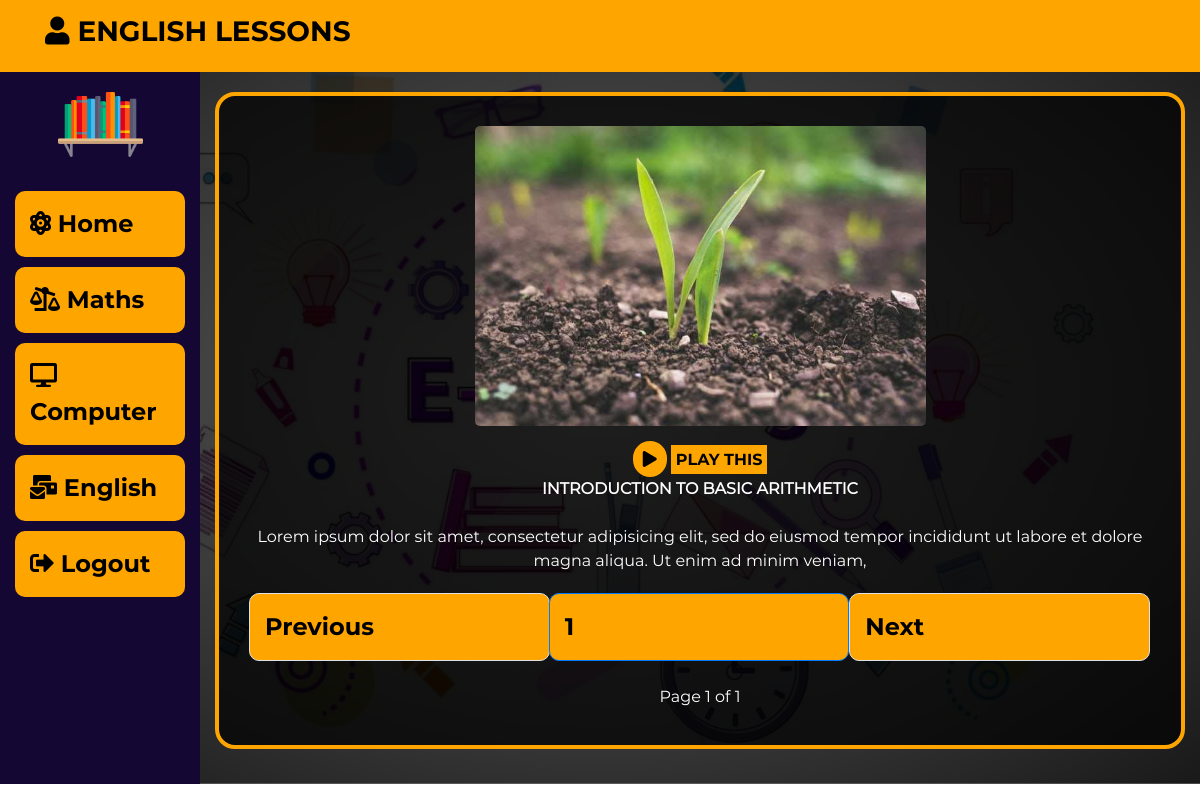
Page /primary_1/eng_dynamic.php on the committed database.
### tables this page shows
CREATE TABLE `english` (
  `id` int(100) NOT NULL auto_increment,
  `textcap` varchar(50000) NOT NULL,
  `imgfile` varchar(200) NOT NULL,
  `lesson_type` varchar(200) NOT NULL,
  `class` varchar(200) NOT NULL,
  `video` varchar(200) NOT NULL,
  PRIMARY KEY  (`id`)
);

### primary_1/eng_dynamic.php (the view, shortened to what this page needs)
<?php include '../include/db_connection.php'; ?>
<!DOCTYPE html>
<html>
<head>
	<link rel="stylesheet" type="text/css" href="../css/style.css">
    <link rel="stylesheet" type="text/css" href="../bootstrap/css/bootstrap.min.css">
  	<link href="../font-awesome/all.css" rel="stylesheet">
</head>
<body>
  <section id="header">
      <div class="container">
        <div class="row">
          <div class="col-md-12">
            <h3><span class="fa fa-user"></span> ENGLISH LESSONS</h3>
          </div>
        </div>
      </div>
  </section>
  <section id="sidebar">
     <div class="container-fluid">
        <div class="row content ">
          <div class="col-md-2">
            <center><img src="../img/bookshelf.png" style="width: 50%;margin-top: 10px;"></center>
            <br>
            <ul>
              <li><a href="index.php"><span class="fa fa-atom"></span> Home</a></li>
              <li><a href="maths.php"><span class="fa fa-balance-scale-right"></span> Maths</a></li>
              <li><a href="computer.php"><span class="fa fa-desktop"></span> Computer </a></li>
              <li><a href="english.php"><span class="fa fa-mail-bulk"></span> English</a></li>
               <li><a href="../index.php"><span class="fa fa-sign-out-alt"></span> Logout</a></li>
            </ul>
          </div>
          <div class="col-md-10">
            <div id="dynamic">
                 <?php
          if (isset($_GET['page_no']) && $_GET['page_no']!="") {
  $page_no = $_GET['page_no'];
  } else {
    $page_no = 1;
        }
  $total_records_per_page = 1;
    $offset = ($page_no-1) * $total_records_per_page;
  $result_count = mysqli_query($dbcon,"SELECT COUNT(*) As total_records FROM `english` WHERE class = 'Primary 1' ");
  $total_records = mysqli_fetch_array($result_count);
  $total_records = $total_records['total_records'];
    $total_no_of_pages = ceil($total_records / $total_records_per_page);
    $result = mysqli_query($dbcon,"SELECT * FROM `english` WHERE class = 'Primary 1' ORDER BY id DESC LIMIT $offset, $total_records_per_page");
    while($row = mysqli_fetch_array($result)){
      ?>
     <?php
         if ($row['lesson_type']=="imgtext") {
            echo "<center><img src='../backend/img/".$row['imgfile']."' style='width: 50%;border-radius: 5px !important;'></center>";
      }else{
        echo "<center>
        <video style='width:50%;' controls>
        <source src='../backend/video/".$row['video']."' type='video/mp4'>
        </video>
        </center>";
      }
     ?>
                  <div style="color: #fff;margin-bottom: 20px;margin-top: 15px;" align="center">
                    <span class="fa fa-play" id="playthis" onclick="playthis()" style="background-color: orange;padding: 10px;color: #000;border-radius: 30px;"></span> <span style="background-color: orange;color: #000;padding: 5px;font-family: Bold;"> PLAY THIS</span>
                    <p id="readthis"><?php echo $row['textcap']; ?></p>
                    </div>
                <?php
              }
            ?>
<?php include("../function_event.php"); ?>
     <h6 style="text-align: center !important;color: #fff;">Page <?php echo $page_no." of ".$total_no_of_pages; ?></h6>
            </div>
          </div>
        </div>
      </div>
  </section>
</body>
</html>

### css/style.css (style rules this page uses)
* { margin:0; padding: 0; font-family: Mont; }
#header { background-color: orange; padding: 15px; }
#header h3 { color: #000; font-family: Bold; }
#sidebar .col-md-2 { background-color: #150734; height: 89vh; }
#sidebar ul { list-style: none; }
#sidebar li { margin-bottom: 10px; width: 100%; }
#sidebar li a { color: #000; background-color: orange; padding: 15px; width: 100%; display: block; text-decoration: none; border-radius: 10px; font-size: 24px; font-family: Bold; }
#dynamic { background-color: rgba(0,0,0,0.7); padding: 30px; border-radius: 20px; border: 4px solid orange; margin-top: 20px !important; }

### primary_1/eng_dynamic.php (style rules this page uses)
body { background-image: radial-gradient(rgba(0,0,0,0.6),rgba(0,0,0,0.9)),url('../img/13.jpg'); background-position: center; background-repeat: no-repeat; background-size: cover; }

### rows in the picture
english: imgfile (picture), textcap "INTRODUCTION TO BASIC ARITHMETIC Lorem ipsum dolor sit amet, consectetur adipisicing elit, sed do eiusmod tempor incididunt ut labore et dolore magna aliqua. Ut enim ad minim veniam,"

### other values in the picture
$page_no "1"
$total_no_of_pages "1"
